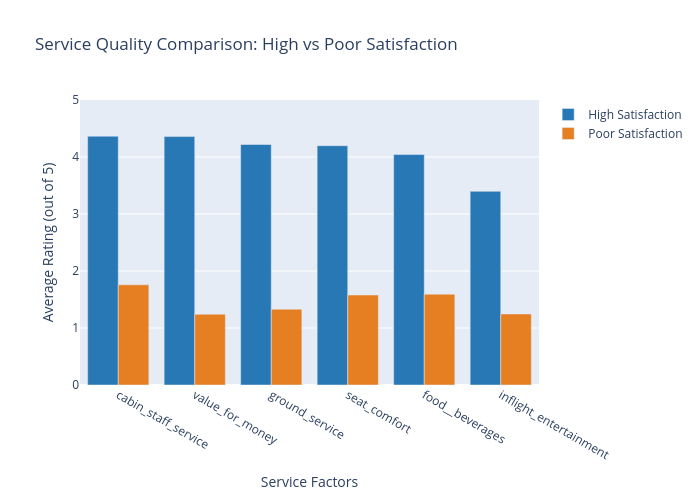

The notebook cell saved with this chart:
### Markdown cell above
#### 3.Service Rating Comparison: High vs Poor Satisfaction

### Code cell
import plotly.graph_objects as go

fig = go.Figure()

fig.add_trace(go.Bar(
    x=indian_service_analysis.index,
    y=indian_service_analysis.values,
    name='High Satisfaction',
    marker_color='#2878B5'
))

fig.add_trace(go.Bar(
    x=indian_poor_service_analysis.index,
    y=indian_poor_service_analysis.values,
    name='Poor Satisfaction',
    marker_color='#E67E22'
))

fig.update_layout(
    title='Service Quality Comparison: High vs Poor Satisfaction',
    xaxis_title='Service Factors',
    yaxis_title='Average Rating (out of 5)',
    barmode='group',
    yaxis=dict(range=[0, 5]),
    height=500,
    width=700
)

### Figure 1 — Plotly figure (JSON) as saved in the notebook; plotly's stock layout.template omitted (floating-point values rounded to 4 significant figures)
{"data": [{"marker": {"color": "#2878B5"}, "name": "High Satisfaction", "type": "bar", "x": ["cabin_staff_service", "value_for_money", "ground_service", "seat_comfort", "food__beverages", "inflight_entertainment"], "y": [4.365, 4.357, 4.22, 4.199, 4.043, 3.398]}, {"marker": {"color": "#E67E22"}, "name": "Poor Satisfaction", "type": "bar", "x": ["cabin_staff_service", "food__beverages", "seat_comfort", "ground_service", "inflight_entertainment", "value_for_money"], "y": [1.758, 1.594, 1.578, 1.329, 1.246, 1.241]}], "layout": {"barmode": "group", "height": 500, "title": {"text": "Service Quality Comparison: High vs Poor Satisfaction"}, "width": 700, "xaxis": {"title": {"text": "Service Factors"}}, "yaxis": {"range": [0, 5], "title": {"text": "Average Rating (out of 5)"}}}}
